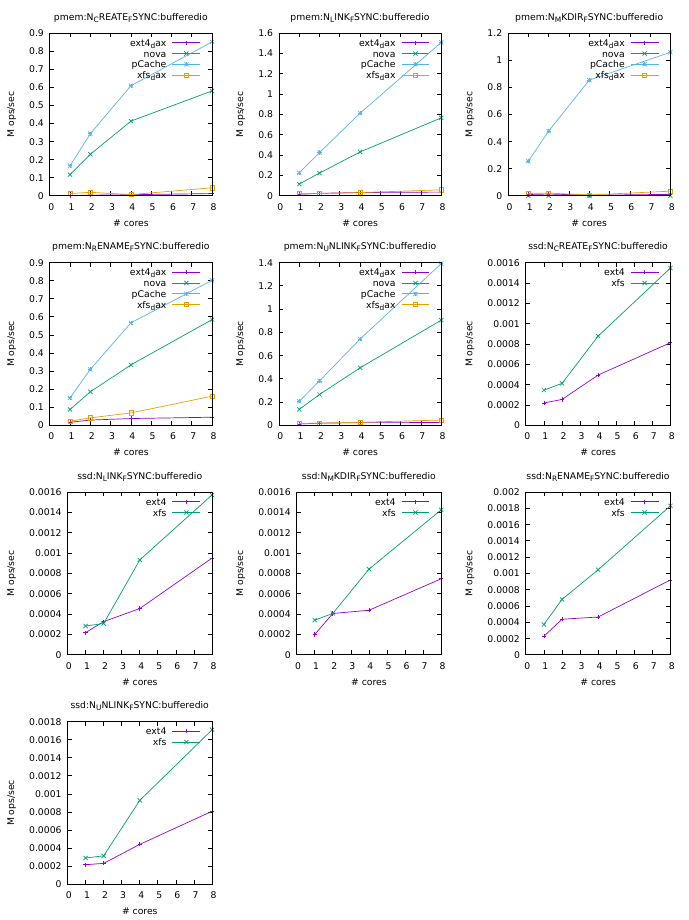

Recreate this plot in gnuplot.
# LOG_FILE = logs/2022-11-02-02-29-10.707652/fxmark.log
# SYSTEM = Linux syzkaller 5.4.219 #5 SMP Thu Oct 27 00:20:53 UTC 2022 x86_64 GNU/Linux
# DISK_SIZE = 60G
# DURATION = 10s
# DIRECTIO = bufferedio,directio
# MEDIA_TYPES = ssd,pmem,dram,mem
# FS_TYPES = pCache,nova,ext4_dax,xfs_dax,ext4,xfs,tmpfs
# BENCH_TYPES = N_CREATE_FSYNC,N_MKDIR_FSYNC,N_RENAME_FSYNC,N_UNLINK_FSYNC,N_LINK_FSYNC
# NCORES = 1,2,4,8
# CORE_SEQ = 0,1,2,3,4,5,6,7
# MODEL_NAME = Intel(R) Xeon(R) Gold 5317 CPU @ 3.00GHz
# PHYSICAL_CHIPS = 1
# CORE_PER_CHIP = 8
# SMT_LEVEL = 1
# NUM_TEST_CONF = 120

set term pdfcairo size 6.8999999999999995in,9.2in font ',10'
set_out='set output "`if test -z $OUT; then echo sc.pdf; else echo $OUT; fi`"'
eval set_out
set multiplot layout 4,3

set title 'pmem:N_CREATE_FSYNC:bufferedio'
set xlabel '# cores'
set ylabel 'M ops/sec'
plot [0:][0:] 'pmem:ext4_dax:N_CREATE_FSYNC:bufferedio.dat' using 1:2 title 'ext4_dax' with lp ps 0.5, 'pmem:nova:N_CREATE_FSYNC:bufferedio.dat' using 1:2 title 'nova' with lp ps 0.5, 'pmem:pCache:N_CREATE_FSYNC:bufferedio.dat' using 1:2 title 'pCache' with lp ps 0.5, 'pmem:xfs_dax:N_CREATE_FSYNC:bufferedio.dat' using 1:2 title 'xfs_dax' with lp ps 0.5

set title 'pmem:N_LINK_FSYNC:bufferedio'
set xlabel '# cores'
set ylabel 'M ops/sec'
plot [0:][0:] 'pmem:ext4_dax:N_LINK_FSYNC:bufferedio.dat' using 1:2 title 'ext4_dax' with lp ps 0.5, 'pmem:nova:N_LINK_FSYNC:bufferedio.dat' using 1:2 title 'nova' with lp ps 0.5, 'pmem:pCache:N_LINK_FSYNC:bufferedio.dat' using 1:2 title 'pCache' with lp ps 0.5, 'pmem:xfs_dax:N_LINK_FSYNC:bufferedio.dat' using 1:2 title 'xfs_dax' with lp ps 0.5

set title 'pmem:N_MKDIR_FSYNC:bufferedio'
set xlabel '# cores'
set ylabel 'M ops/sec'
plot [0:][0:] 'pmem:ext4_dax:N_MKDIR_FSYNC:bufferedio.dat' using 1:2 title 'ext4_dax' with lp ps 0.5, 'pmem:nova:N_MKDIR_FSYNC:bufferedio.dat' using 1:2 title 'nova' with lp ps 0.5, 'pmem:pCache:N_MKDIR_FSYNC:bufferedio.dat' using 1:2 title 'pCache' with lp ps 0.5, 'pmem:xfs_dax:N_MKDIR_FSYNC:bufferedio.dat' using 1:2 title 'xfs_dax' with lp ps 0.5

set title 'pmem:N_RENAME_FSYNC:bufferedio'
set xlabel '# cores'
set ylabel 'M ops/sec'
plot [0:][0:] 'pmem:ext4_dax:N_RENAME_FSYNC:bufferedio.dat' using 1:2 title 'ext4_dax' with lp ps 0.5, 'pmem:nova:N_RENAME_FSYNC:bufferedio.dat' using 1:2 title 'nova' with lp ps 0.5, 'pmem:pCache:N_RENAME_FSYNC:bufferedio.dat' using 1:2 title 'pCache' with lp ps 0.5, 'pmem:xfs_dax:N_RENAME_FSYNC:bufferedio.dat' using 1:2 title 'xfs_dax' with lp ps 0.5

set title 'pmem:N_UNLINK_FSYNC:bufferedio'
set xlabel '# cores'
set ylabel 'M ops/sec'
plot [0:][0:] 'pmem:ext4_dax:N_UNLINK_FSYNC:bufferedio.dat' using 1:2 title 'ext4_dax' with lp ps 0.5, 'pmem:nova:N_UNLINK_FSYNC:bufferedio.dat' using 1:2 title 'nova' with lp ps 0.5, 'pmem:pCache:N_UNLINK_FSYNC:bufferedio.dat' using 1:2 title 'pCache' with lp ps 0.5, 'pmem:xfs_dax:N_UNLINK_FSYNC:bufferedio.dat' using 1:2 title 'xfs_dax' with lp ps 0.5

set title 'ssd:N_CREATE_FSYNC:bufferedio'
set xlabel '# cores'
set ylabel 'M ops/sec'
plot [0:][0:] 'ssd:ext4:N_CREATE_FSYNC:bufferedio.dat' using 1:2 title 'ext4' with lp ps 0.5, 'ssd:xfs:N_CREATE_FSYNC:bufferedio.dat' using 1:2 title 'xfs' with lp ps 0.5

set title 'ssd:N_LINK_FSYNC:bufferedio'
set xlabel '# cores'
set ylabel 'M ops/sec'
plot [0:][0:] 'ssd:ext4:N_LINK_FSYNC:bufferedio.dat' using 1:2 title 'ext4' with lp ps 0.5, 'ssd:xfs:N_LINK_FSYNC:bufferedio.dat' using 1:2 title 'xfs' with lp ps 0.5

set title 'ssd:N_MKDIR_FSYNC:bufferedio'
set xlabel '# cores'
set ylabel 'M ops/sec'
plot [0:][0:] 'ssd:ext4:N_MKDIR_FSYNC:bufferedio.dat' using 1:2 title 'ext4' with lp ps 0.5, 'ssd:xfs:N_MKDIR_FSYNC:bufferedio.dat' using 1:2 title 'xfs' with lp ps 0.5

set title 'ssd:N_RENAME_FSYNC:bufferedio'
set xlabel '# cores'
set ylabel 'M ops/sec'
plot [0:][0:] 'ssd:ext4:N_RENAME_FSYNC:bufferedio.dat' using 1:2 title 'ext4' with lp ps 0.5, 'ssd:xfs:N_RENAME_FSYNC:bufferedio.dat' using 1:2 title 'xfs' with lp ps 0.5

set title 'ssd:N_UNLINK_FSYNC:bufferedio'
set xlabel '# cores'
set ylabel 'M ops/sec'
plot [0:][0:] 'ssd:ext4:N_UNLINK_FSYNC:bufferedio.dat' using 1:2 title 'ext4' with lp ps 0.5, 'ssd:xfs:N_UNLINK_FSYNC:bufferedio.dat' using 1:2 title 'xfs' with lp ps 0.5

unset multiplot
set output
